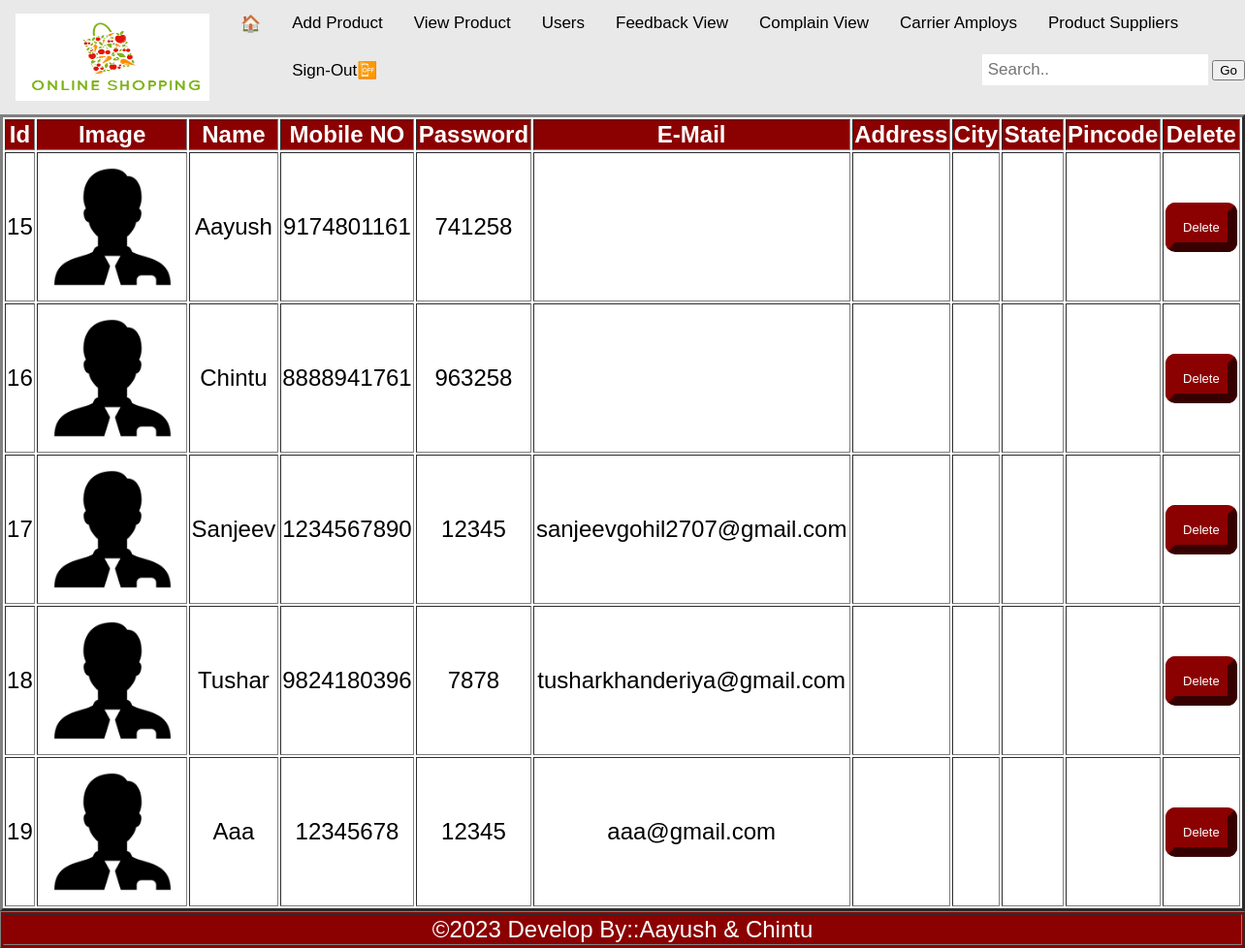
The page /admin/reguser.php (signed in) on the database its author committed.
### tables this page shows
CREATE TABLE `registration` (
  `id` int(11) NOT NULL,
  `name` varchar(100) NOT NULL,
  `mno` varchar(20) NOT NULL,
  `pass` varchar(20) NOT NULL,
  `email` varchar(50) NOT NULL,
  `address` varchar(100) NOT NULL,
  `city` varchar(50) NOT NULL,
  `state` varchar(50) NOT NULL,
  `pincode` varchar(20) NOT NULL,
  `type` varchar(50) NOT NULL
);

### admin/reguser.php (the view)
<?php
	$cn=mysqli_connect("localhost","root","","online");
	$q = mysqli_query($cn,"select * from registration");
	if(mysqli_num_rows($q) == 0)
	{
		echo "<h2 align=center> There is No product </h2>";
	}
	else
	{
		include("header.php");
		echo "<table  style=width:100% border=3 >
								<tr align=center bgcolor=DarkRed><th><font color=white size =5>Id</th>
								<th bgcolor=DarkRed ><font color=white size =5> Image</th>
								 <th  bgcolor=DarkRed><font color=white size =5> Name</th>
								 <th bgcolor=DarkRed><font color=white size =5>Mobile NO</th>
								<th bgcolor=DarkRed><font color=white size =5>Password</th>
								 <th bgcolor=DarkRed><font color=white size =5>E-Mail</th>
								 <th bgcolor=DarkRed><font color=white size =5>Address</th>
								<th bgcolor=DarkRed><font color=white size =5>City</th>
								<th bgcolor=DarkRed><font color=white size =5>State</th>
								<th bgcolor=DarkRed><font color=white size =5>Pincode</th>
								 <th bgcolor=DarkRed><font color=white size =5>Delete</th></tr>";
		while($r = mysqli_fetch_array($q))
		{
			echo "<tr bgcolor=white><td align=center ><font color=black  size=5 >".$r[0]."</td>
			<td align=center ><font color=black  size=5 ><img src='../image/logo.png' width='150px' height='150px'></td>
			<td align=center ><font color=black size=5 >".$r[1]."</td>
			<td align=center ><font color=black  size=5 >".$r[2]." </td>
			<td align=center ><font color=black  size=5 >".$r[3]." </td>
			<td align=center><font color=black  size=5 >".$r[4]." </td>
			<td align=center ><font color=black size=5 >".$r[5]."</td>
			<td align=center ><font color=black size=5 >".$r[6]."</td>
			<td align=center  class=b1><font color=white size=5 ><id=".$r[0]."'>
			<td></td>
			<td align=center  class=b1><font color=white size=5 ><a href='reguserdel.php?id=".$r[0]."'><input type=submit value=Delete   style=font-size:13px;border-color:darkred;color:white;background:darkred;border-radius:10px;margin:1px;padding:8px;border-width:10px  class=button value=submit></a></td></tr>";
		}
		echo "</table>";
	 }
?><?php include("footer.php");?>

### admin/header.php (style rules this page uses)
* { box-sizing: border-box; }
body { margin: 0; font-family: Arial, Helvetica, sans-serif; }

### rows shown on the page
registration: id "15", name "Aayush", mno "9174801161", pass "741258"
registration: id "16", name "Chintu", mno "8888941761", pass "963258"
registration: id "17", name "Sanjeev", mno "1234567890", pass "12345", email "sanjeevgohil2707@gmail.com"
registration: id "18", name "Tushar", mno "9824180396", pass "7878", email "tusharkhanderiya@gmail.com"
registration: id "19", name "Aaa", mno "12345678", pass "12345", email "aaa@gmail.com"
